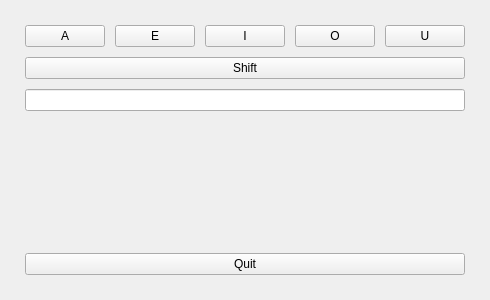
<?xml version="1.0" encoding="UTF-8"?>
<ui version="4.0">
 <class>myForm</class>
 <widget class="QWidget" name="myForm">
  <property name="geometry">
   <rect>
    <x>0</x>
    <y>0</y>
    <width>400</width>
    <height>300</height>
   </rect>
  </property>
  <property name="windowTitle">
   <string>Form</string>
  </property>
  <layout class="QVBoxLayout" name="verticalLayout">
   <property name="spacing">
    <number>10</number>
   </property>
   <property name="leftMargin">
    <number>25</number>
   </property>
   <property name="topMargin">
    <number>25</number>
   </property>
   <property name="rightMargin">
    <number>25</number>
   </property>
   <property name="bottomMargin">
    <number>25</number>
   </property>
   <item>
    <layout class="QHBoxLayout" name="horizontalLayout">
     <item>
      <widget class="QPushButton" name="pushButton">
       <property name="text">
        <string>A</string>
       </property>
      </widget>
     </item>
     <item>
      <widget class="QPushButton" name="pushButton_2">
       <property name="text">
        <string>E</string>
       </property>
      </widget>
     </item>
     <item>
      <widget class="QPushButton" name="pushButton_4">
       <property name="text">
        <string>I</string>
       </property>
      </widget>
     </item>
     <item>
      <widget class="QPushButton" name="pushButton_3">
       <property name="text">
        <string>O</string>
       </property>
      </widget>
     </item>
     <item>
      <widget class="QPushButton" name="pushButton_5">
       <property name="text">
        <string>U</string>
       </property>
      </widget>
     </item>
    </layout>
   </item>
   <item>
    <widget class="QPushButton" name="pushButton_6">
     <property name="text">
      <string>Shift</string>
     </property>
    </widget>
   </item>
   <item>
    <widget class="MyLineEdit" name="lineEdit"/>
   </item>
   <item>
    <spacer name="verticalSpacer">
     <property name="orientation">
      <enum>Qt::Vertical</enum>
     </property>
     <property name="sizeHint" stdset="0">
      <size>
       <width>20</width>
       <height>123</height>
      </size>
     </property>
    </spacer>
   </item>
   <item>
    <widget class="QPushButton" name="pushButton_7">
     <property name="text">
      <string>Quit</string>
     </property>
    </widget>
   </item>
  </layout>
 </widget>
 <customwidgets>
  <customwidget>
   <class>MyLineEdit</class>
   <extends>QLineEdit</extends>
   <header>MyLineEdit.h</header>
   <slots>
    <slot>setA()</slot>
    <slot>setE()</slot>
    <slot>setI()</slot>
    <slot>setO()</slot>
    <slot>setU()</slot>
    <slot>setUpper()</slot>
   </slots>
  </customwidget>
 </customwidgets>
 <resources/>
 <connections>
  <connection>
   <sender>pushButton_7</sender>
   <signal>pressed()</signal>
   <receiver>myForm</receiver>
   <slot>close()</slot>
   <hints>
    <hint type="sourcelabel">
     <x>232</x>
     <y>269</y>
    </hint>
    <hint type="destinationlabel">
     <x>294</x>
     <y>215</y>
    </hint>
   </hints>
  </connection>
  <connection>
   <sender>pushButton</sender>
   <signal>pressed()</signal>
   <receiver>lineEdit</receiver>
   <slot>setA()</slot>
   <hints>
    <hint type="sourcelabel">
     <x>58</x>
     <y>38</y>
    </hint>
    <hint type="destinationlabel">
     <x>60</x>
     <y>96</y>
    </hint>
   </hints>
  </connection>
  <connection>
   <sender>pushButton_2</sender>
   <signal>pressed()</signal>
   <receiver>lineEdit</receiver>
   <slot>setE()</slot>
   <hints>
    <hint type="sourcelabel">
     <x>142</x>
     <y>36</y>
    </hint>
    <hint type="destinationlabel">
     <x>143</x>
     <y>93</y>
    </hint>
   </hints>
  </connection>
  <connection>
   <sender>pushButton_4</sender>
   <signal>pressed()</signal>
   <receiver>lineEdit</receiver>
   <slot>setI()</slot>
   <hints>
    <hint type="sourcelabel">
     <x>205</x>
     <y>43</y>
    </hint>
    <hint type="destinationlabel">
     <x>209</x>
     <y>97</y>
    </hint>
   </hints>
  </connection>
  <connection>
   <sender>pushButton_3</sender>
   <signal>pressed()</signal>
   <receiver>lineEdit</receiver>
   <slot>setO()</slot>
   <hints>
    <hint type="sourcelabel">
     <x>286</x>
     <y>37</y>
    </hint>
    <hint type="destinationlabel">
     <x>284</x>
     <y>97</y>
    </hint>
   </hints>
  </connection>
  <connection>
   <sender>pushButton_5</sender>
   <signal>pressed()</signal>
   <receiver>lineEdit</receiver>
   <slot>setU()</slot>
   <hints>
    <hint type="sourcelabel">
     <x>362</x>
     <y>44</y>
    </hint>
    <hint type="destinationlabel">
     <x>364</x>
     <y>104</y>
    </hint>
   </hints>
  </connection>
  <connection>
   <sender>pushButton_6</sender>
   <signal>pressed()</signal>
   <receiver>lineEdit</receiver>
   <slot>setUpper()</slot>
   <hints>
    <hint type="sourcelabel">
     <x>259</x>
     <y>71</y>
    </hint>
    <hint type="destinationlabel">
     <x>259</x>
     <y>97</y>
    </hint>
   </hints>
  </connection>
 </connections>
</ui>
